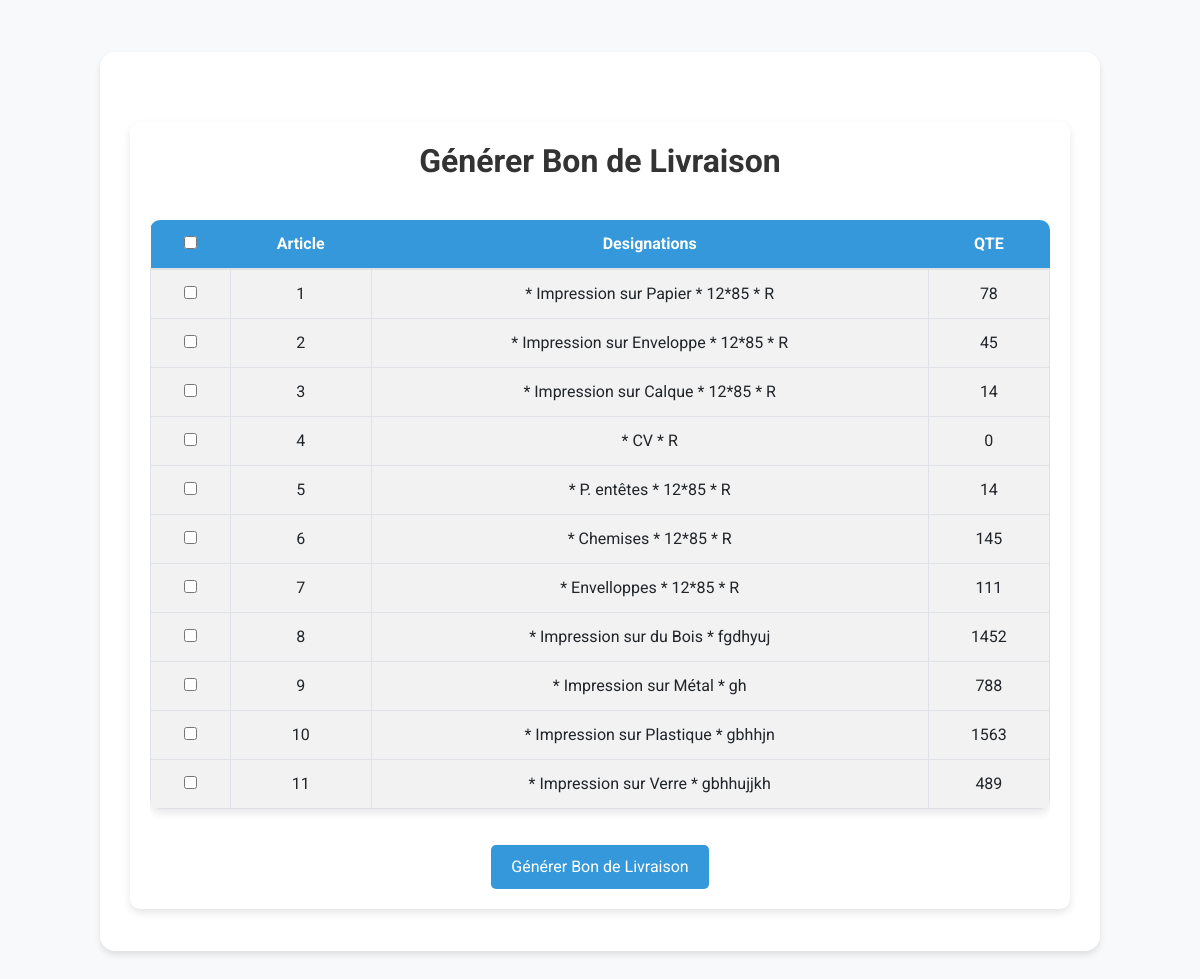
Screenshot of /application/generer_bon_livraison/38/ (signed in) with the database file from the repository.
### Application/models.py (models this page shows, shortened)
class Option(models.Model):
    designation = models.ForeignKey(Designation, related_name='options', on_delete=models.CASCADE)
    option_name = models.CharField(max_length=255)
    format = models.CharField(max_length=255, blank=True, null=True)
    quantity = models.PositiveIntegerField()
    paper_type = models.CharField(max_length=255, blank=True, null=True)
    unit_price = models.DecimalField(max_digits=10, decimal_places=2, null=True, blank=True)
    total_ht = models.DecimalField(max_digits=10, decimal_places=2, default=0)
    tva_20 = models.DecimalField(max_digits=10, decimal_places=2, default=0)
    total_ttc = models.DecimalField(max_digits=10, decimal_places=2, default=0)
    grammage = models.CharField(max_length=255, blank=True, null=True)
    paragraph = models.TextField(blank=True, null=True)
    recto_verso = models.CharField(max_length=2, choices=[('R', 'R'), ('RV', 'R/V')], blank=True, null=True)
    pelliculage_mat = models.BooleanField(default=False)
    pelliculage_brillant = models.BooleanField(default=False)
    spiral = models.BooleanField(default=False)
    piquage = models.BooleanField(default=False)
    collage = models.BooleanField(default=False)
    cousu = models.BooleanField(default=False)

### Application/views.py (the view, shortened to what this page needs)
# urls.py: path('generer_bon_livraison/<int:pk>/', views.generer_bon_livraison, name='generer_bon_livraison'),
@login_required
@user_passes_test(lambda u: u.groups.filter(name='Directeurs').exists())
def generer_bon_livraison(request, pk):
    commande = get_object_or_404(Commande, pk=pk)
    date = datetime.now().strftime('%d/%m/%y')
    selected_options = []
    return render(request, 'Application/generer_bon_livraison.html', {
        'commande': commande,
        'selected_commandes': selected_options
    })

### Application/templates/Application/generer_bon_livraison.html (shortened to what this page needs)
{% extends "base_no_nav.html" %}
{% load custom_filters %}
{% block content %}
<div class="container custom-container">
    <h2 class="header-title text-center">Générer Bon de Livraison</h2>
    <form method="post">
        <div class="table-responsive">
            <table class="table table-striped table-bordered custom-table">
                <thead>
                    <tr>
                        <th><input type="checkbox" id="select-all"></th>
                        <th>Article</th>
                        <th>Designations</th>
                        <th>QTE</th>
                    </tr>
                </thead>
                <tbody>
                    <tbody>
                        {% for designation in commande.designations.all %}
                            {% for option in designation.options.all %}
                                <tr>
                                    <td>
                                        <input type="checkbox" name="selected_commandes" value="{{ option.id }}">
                                    </td>
                                    <td class="article-counter"></td>
                                    <td>
                                        {% if option.option_name %} * {{ option.option_name }}{% endif %}
                                        {% if option.format %} * {{ option.format }}{% endif %}
                                        {% if option.paragraph %} * {{ option.paragraph }}{% endif %}
                                        {% if option.recto_verso %} * {{ option.recto_verso }}{% endif %}
                                    </td>
                                    <td>{{ option.quantity }}</td>
                                </tr>
                            {% endfor %}
                        {% endfor %}
                    </tbody>
            </table>
        </div>
        <div class="text-center">
            <button type="submit" class="btn btn-primary-custom">Générer Bon de Livraison</button>
        </div>
    </form>
</div>
{% endblock %}

### Application/templates/Application/generer_bon_livraison.html (style rules this page uses)
body { font-family: 'Roboto', sans-serif; background-color: #f8f9fa; }
.custom-container { background-color: #fff; border-radius: 10px; box-shadow: 0 4px 8px rgba(0, 0, 0, 0.1); padding: 20px; margin-top: 40px; }
.custom-table { background-color: #fff; border-radius: 10px; box-shadow: 0 4px 8px rgba(0, 0, 0, 0.1); overflow: hidden; margin-top: 20px; }
.custom-table th, .custom-table td { padding: 12px 15px; text-align: center; }
.custom-table th { background-color: #3498db; color: #fff; font-weight: bold; border: none; }
.custom-table tbody tr:nth-child(even) { background-color: #f2f2f2; }
.btn-primary-custom { background-color: #3498db; color: #fff; border: none; transition: background-color 0.3s ease; margin-top: 20px; padding: 10px 20px; border-radius: 5px; }
.header-title { font-family: 'Roboto', sans-serif; color: #333; font-weight: 700; margin-bottom: 20px; }
.table-responsive { border-radius: 10px; }

### rows the page displays
Option: option_name "Impression sur Papier", format "12*85", recto_verso "R", quantity "78"
Option: option_name "Impression sur Enveloppe", format "12*85", recto_verso "R", quantity "45"
Option: option_name "Impression sur Calque", format "12*85", recto_verso "R", quantity "14"
Option: option_name "CV", recto_verso "R", quantity "0"
Option: option_name "P. entêtes", format "12*85", recto_verso "R", quantity "14"
Option: option_name "Chemises", format "12*85", recto_verso "R", quantity "145"
Option: option_name "Envelloppes", format "12*85", recto_verso "R", quantity "111"
Option: option_name "Impression sur du Bois", paragraph "fgdhyuj", quantity "1452"
Option: option_name "Impression sur Métal", paragraph "gh", quantity "788"
Option: option_name "Impression sur Plastique", paragraph "gbhhjn", quantity "1563"
Option: option_name "Impression sur Verre", paragraph "gbhhujjkh", quantity "489"
